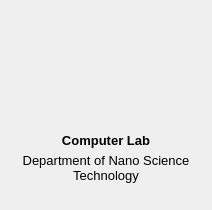
    <widget class="QFrame" name="cardFrame03">
     <property name="geometry">
      <rect>
       <x>460</x>
       <y>4</y>
       <width>212</width>
       <height>210</height>
      </rect>
     </property>
     <property name="styleSheet">
      <string>QFrame#cardFrame03 { background:#FFFFFF; border:2px solid #D4DEEB; border-radius:12px; } QFrame#cardFrame03[selected=&quot;true&quot;] { background:#EAF2FF; border-color:#6099F5; }</string>
     </property>
     <property name="frameShape">
      <enum>QFrame::Shape::NoFrame</enum>
     </property>
     <property name="category" stdset="0">
      <string>Computer</string>
     </property>
     <widget class="QLabel" name="workshopImage03">
      <property name="geometry">
       <rect>
        <x>56</x>
        <y>24</y>
        <width>100</width>
        <height>100</height>
       </rect>
      </property>
      <property name="pixmap">
       <pixmap resource="../../resources/images.qrc">:/workshops/Computer.png</pixmap>
      </property>
      <property name="scaledContents">
       <bool>true</bool>
      </property>
      <property name="alignment">
       <set>Qt::AlignmentFlag::AlignCenter</set>
      </property>
     </widget>
     <widget class="QLabel" name="workshopTitle03">
      <property name="geometry">
       <rect>
        <x>16</x>
        <y>132</y>
        <width>180</width>
        <height>17</height>
       </rect>
      </property>
      <property name="font">
       <font>
        <family>Segoe UI</family>
        <pointsize>10</pointsize>
        <bold>true</bold>
       </font>
      </property>
      <property name="text">
       <string>Computer Lab</string>
      </property>
      <property name="alignment">
       <set>Qt::AlignmentFlag::AlignCenter</set>
      </property>
      <property name="wordWrap">
       <bool>true</bool>
      </property>
     </widget>
     <widget class="QLabel" name="workshopDepartment03">
      <property name="geometry">
       <rect>
        <x>16</x>
        <y>153</y>
        <width>180</width>
        <height>53</height>
       </rect>
      </property>
      <property name="font">
       <font>
        <family>Segoe UI</family>
        <pointsize>10</pointsize>
       </font>
      </property>
      <property name="text">
       <string>Department of Nano Science Technology</string>
      </property>
      <property name="alignment">
       <set>Qt::AlignmentFlag::AlignHCenter|Qt::AlignmentFlag::AlignTop</set>
      </property>
      <property name="wordWrap">
       <bool>true</bool>
      </property>
     </widget>
     <widget class="QPushButton" name="workshopCard_Computer">
      <property name="geometry">
       <rect>
        <x>0</x>
        <y>0</y>
        <width>212</width>
        <height>210</height>
       </rect>
      </property>
      <property name="cursor">
       <cursorShape>PointingHandCursor</cursorShape>
      </property>
      <property name="toolTip">
       <string>Computer Lab
Department of Nano Science Technology</string>
      </property>
      <property name="accessibleName">
       <string>Computer Lab</string>
      </property>
      <property name="styleSheet">
       <string>QPushButton { background:transparent; border:2px solid transparent; border-radius:12px; padding:0; } QPushButton:hover, QPushButton:focus { border:2px solid #6099F5; background:rgba(80,140,240,18); }</string>
      </property>
      <property name="text">
       <string/>
      </property>
      <property name="flat">
       <bool>true</bool>
      </property>
     </widget>
    </widget>
